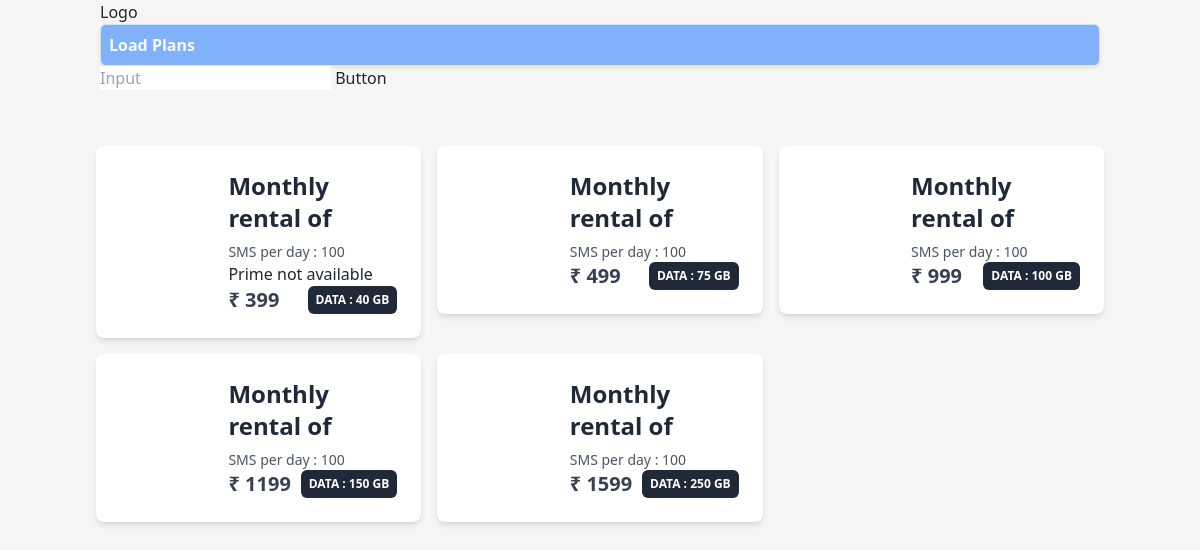
The page / on the database its author committed.
### plans/models.py (models this page shows)
class PlansModel(models.Model):
    plan_name = models.CharField(max_length=50)
    data_rollover = models.CharField(max_length=50)
    sms_per_day = models.CharField(max_length=50)
    amazon_prime = models.BooleanField(default=False)
    price = models.CharField(max_length=50, default='00.0')

### plans/views.py (the view)
# urls.py: path('', views.index, name='index'),
def index(request):
    plans = models.PlansModel.objects.all()
    template_name = 'plans/index.html'
    return render(request, template_name, {'plans': plans})

### plans/templates/plans/index.html (shortened to what this page needs)
<!doctype html>
<html>
<head>
  <script src="https://cdn.tailwindcss.com"></script>
<link href="https://cdn.jsdelivr.net/npm/bootstrap@5.2.1/dist/css/bootstrap.min.css" rel="stylesheet">
<link rel="stylesheet" href="https://cdn.jsdelivr.net/npm/uikit@3.15.10/dist/css/uikit.min.css" />
</head>
<body style="height: 100vh; background-color: rgba(233, 233, 233, 0.438);">
    <nav class="uk-navbar-container uk-margin" uk-navbar>
        <div class="uk-navbar-left container ">
            <a class="uk-navbar-item uk-logo" href="#">Logo</a>
            <ul class="uk-navbar-nav">
                <li>
                    <a href="{% url 'plans-load' %}" >
                        <p class="m-0 border bg-primary text-light fw-bold p-2 rounded bg-opacity-50 shadow-sm">
                            Load Plans
                        </p>
                    </a>
                </li>
            </ul>
            <div class="uk-navbar-item">
                <form action="javascript:void(0)">
                    <input class="uk-input uk-form-width-small" type="text" placeholder="Input">
                    <button class="uk-button uk-button-default">Button</button>
                </form>
            </div>
        </div>
    </nav>
   <div class="container">
    <div class="row mt-5">
        {% for plan in plans %}
        <div class="col-md-4 p-2">
            <div class="flex max-w-md overflow-hidden bg-white rounded-lg shadow-md dark:bg-gray-800">
                <div class="w-1/3 bg-cover" style="background-image: url('https://png.pngitem.com/pimgs/s/79-796595_36-53k-airtel-my-airtel-icon-png-transparent.png')"></div>
                <div class="w-2/3 p-4 md:p-4">
                    <h1 class="text-2xl font-bold text-gray-800 dark:text-white">{{ plan.plan_name }}</h1>
                    <p class="mt-2 text-sm text-gray-600 dark:text-gray-400">SMS per day : {{ plan.sms_per_day }}</p>
                    {% if plan.amazon_prime %}
                        <div class="flex w-1/3 bg-cover">
                            <img src="https://download.logo.wine/logo/Prime_Video/Prime_Video-Logo.wine.png" alt="">
                        </div>
                    {% else %}
                        <div class="">
                            Prime not available
                        </div>
                    {% endif %}
                    <div class="flex justify-between item-center">
                        <h1 class="text-lg font-bold text-gray-700 dark:text-gray-200 md:text-xl">&#x20B9; {{ plan.price }}</h1>
                        <button class="px-2 py-1 text-xs font-bold text-white uppercase transition-colors duration-300 transform bg-gray-800 rounded dark:bg-gray-700 hover:bg-gray-700 dark:hover:bg-gray-600 focus:outline-none focus:bg-gray-700 dark:focus:bg-gray-600">DATA : {{plan.data_rollover}}</button>
                    </div>
                </div>
            </div>
        </div>
        {% endfor %}
    </div>
   </div>
</body>
</html>

### rows shown on the page
PlansModel: plan_name "Monthly rental of", sms_per_day "100", amazon_prime "Prime not available", price "399", data_rollover "40 GB"
PlansModel: plan_name "Monthly rental of", sms_per_day "100", price "499", data_rollover "75 GB"
PlansModel: plan_name "Monthly rental of", sms_per_day "100", price "999", data_rollover "100 GB"
PlansModel: plan_name "Monthly rental of", sms_per_day "100", price "1199", data_rollover "150 GB"
PlansModel: plan_name "Monthly rental of", sms_per_day "100", price "1599", data_rollover "250 GB"
